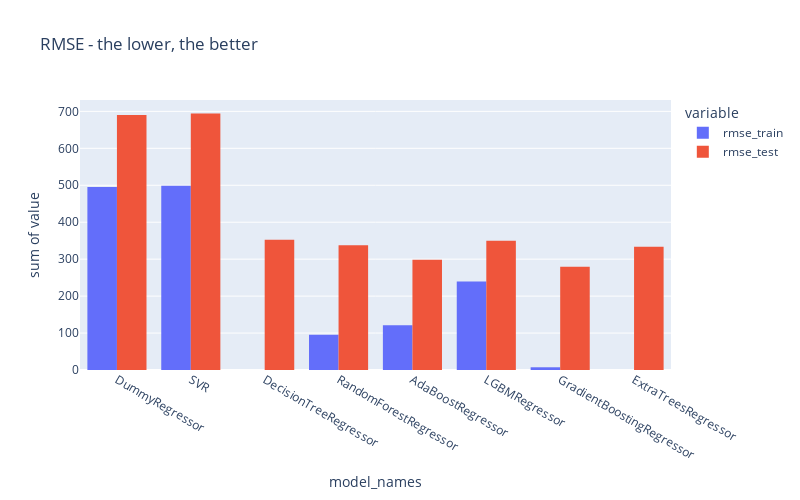

Write notebook code for a chart like this one.
### Code cell
def show_results():
    df_score = pd.DataFrame({
        'model_names': model_names,
        'rmse_train': rmse_train,
        'rmse_test': rmse_test
    })

    display(df_score.round(1))
    
    df_score_melt = pd.melt(df_score, id_vars=['model_names'], value_vars=['rmse_train', 'rmse_test'])

    px.histogram(
        df_score_melt,
        x="model_names",
        y="value",
        color='variable',
        barmode='group',
        width=800,
        height=500,
        title='RMSE - the lower, the better'
    ).show()

    # same thing with seaborn
    # plt.figure(figsize=(12, 10))
    # sns.barplot(y="model_names", x="value", hue="variable", data=df_score_melt)
    
    
show_results()

### Figure 1 — Plotly figure (JSON) as saved in the notebook; plotly's stock layout.template omitted (floating-point values rounded to 4 significant figures)
{"data": [{"alignmentgroup": "True", "bingroup": "x", "histfunc": "sum", "hovertemplate": "variable=rmse_train<br>model_names=%{x}<br>sum of value=%{y}<extra></extra>", "legendgroup": "rmse_train", "marker": {"color": "#636efa", "pattern": {"shape": ""}}, "name": "rmse_train", "offsetgroup": "rmse_train", "orientation": "v", "showlegend": true, "type": "histogram", "x": ["DummyRegressor", "SVR", "DecisionTreeRegressor", "RandomForestRegressor", "AdaBoostRegressor", "LGBMRegressor", "GradientBoostingRegressor", "ExtraTreesRegressor"], "xaxis": "x", "y": [495.1, 499.0, 4.697e-17, 95.26, 120.8, 239.7, 7.37, 7.487e-13], "yaxis": "y"}, {"alignmentgroup": "True", "bingroup": "x", "histfunc": "sum", "hovertemplate": "variable=rmse_test<br>model_names=%{x}<br>sum of value=%{y}<extra></extra>", "legendgroup": "rmse_test", "marker": {"color": "#EF553B", "pattern": {"shape": ""}}, "name": "rmse_test", "offsetgroup": "rmse_test", "orientation": "v", "showlegend": true, "type": "histogram", "x": ["DummyRegressor", "SVR", "DecisionTreeRegressor", "RandomForestRegressor", "AdaBoostRegressor", "LGBMRegressor", "GradientBoostingRegressor", "ExtraTreesRegressor"], "xaxis": "x", "y": [690.2, 694.2, 352.9, 337.8, 298.4, 349.7, 279.7, 333.9], "yaxis": "y"}], "layout": {"barmode": "group", "height": 500, "legend": {"title": {"text": "variable"}, "tracegroupgap": 0}, "title": {"text": "RMSE - the lower, the better"}, "width": 800, "xaxis": {"anchor": "y", "domain": [0, 1], "title": {"text": "model_names"}}, "yaxis": {"anchor": "x", "domain": [0, 1], "title": {"text": "sum of value"}}}}
